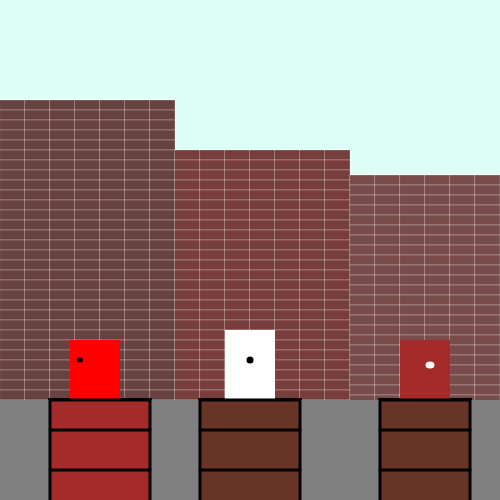
Frame 1 (no input)
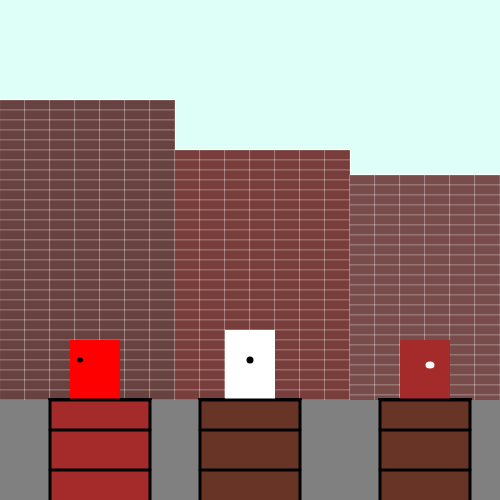
Frame 60 (no input)
Frame 120 (the mouse pressed at the canvas centre since frame 60): identical to frame 60, image omitted

The p5.js sketch that drew these frames (run headless with seeded random() and noise() and a simulated clock; from frame 60 on, the mouse is pressed at the canvas centre):

// p5.js sketch
// ── sketch.js
var brickA = [];
var xtrasA = [];

function setup() {
  createCanvas(500, 500);
  background('#DDFFF7') //light blue

  for (var i = 0; i < 4; i++) {
    brickA[i] = new Bricks();
  }

  for (var j = 0; j < 5; j++) {
    xtrasA[j] = new Xtras();
  }

}

function draw() {

  for (var i = 0; i < brickA.length; i++) {
    brickA[i].brickLoop();
  }

  for (var j = 0; j < xtrasA.length; j++) {
    xtrasA[j].makeDoors();
    xtrasA[j].makeStairs();
  }

}


function Bricks() {
  this.brk = {
    x: 150,
    y: 100,
    w: 25,
    h: 10
  }

  this.brickLoop = function() { //will add more to manipulate with mouse here
    for (var i = 0; i < width; i += 25) {
      for (var j = 0; j < height; j += 10) {
        stroke('white');
        strokeWeight(0.25);

        if (i <= width/3 && j <= height - 100) { //left bldg
          fill('#684240'); //dark coffee 684240
          rect(i, j + 100, this.brk.w, this.brk.h);
        } else if (i <= width/1.5 && j <= height) { //middle bldg
          fill('#773E3B') //dark coral 773E3B
          rect(i, j + 150, this.brk.w, this.brk.h);
        } else if (i <= width && j <= height - 175) { //right bldg
          fill('#774C4A'); //other cool color = #772B2B // 774C4A
          rect(i, j + 175, this.brk.w, this.brk.h);
        }
      }
    }
  }
}

function Xtras() {
  this.xtra = {
    a: 100,
    b: 200,
    c: 300,
    d: 400,
    e: 50,
    f: 150,
    g: 380
  }
  
  this.makeDoors = function() {
  //door
  noStroke();
  fill('red');
  rect(70, 340, 50, 65); //left door
  fill('black');
  ellipse(80, 360, 6, 5); //left handle
  fill('white');
  rect(225, 330, 50, 72); //middle door
  fill('black');
  ellipse(250, 360, 7, 7); //middle handle
  fill('brown');
  rect(400, 340, 50, 60); //right door
  fill('white');
  ellipse(430, 365, 9, 7);
  }
  
  this.makeStairs = function() {
    //sidewalk
    fill('gray');
    rect(0, 400, 500, 100);
    //stair set up
    stroke('black');
    strokeWeight(3);
    //left stairs
    fill('brown');
    rect(this.xtra.e, this.xtra.d, this.xtra.a, this.xtra.b); //left stairs
    line(this.xtra.e, this.xtra.d + 30, this.xtra.f, this.xtra.d + 30);
    line(this.xtra.e, this.xtra.d + 70, this.xtra.f, this.xtra.d + 70);
    //right stairs
    fill('#683425');
    rect(this.xtra.g, this.xtra.d, this.xtra.a - 10, this.xtra.b); //right stairs
    line(this.xtra.g, this.xtra.d + 30, this.xtra.g + 90, this.xtra.d + 30);
    line(this.xtra.g, this.xtra.d + 70, this.xtra.g + 90, this.xtra.d + 70);
    //middle stairs
    fill('#683425'); //find different color later
    rect(this.xtra.b, this.xtra.d, this.xtra.a, this.xtra.b); //middle stairs
    line(this.xtra.b, this.xtra.d + 30, this.xtra.c, this.xtra.d + 30);
    line(this.xtra.b, this.xtra.d + 70, this.xtra.c, this.xtra.d + 70);
  }
}
//  this.xtra = {
//     a: 100,
//     b: 200,
//     c: 300,
//     d: 400,
//     e: 50
//    f: 150
//   }
